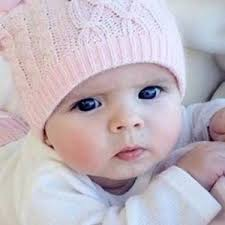
#> input picture NataliOlvera/CSP/images/NataliOlvera/babygirl.jpg, 225 x 225 px
$ python 'eathEyes_other_eye conclusion.py'
#> lines starting #> are read from the running program, lines starting #| are printed output that depends on the picture
'''earthEyes demonstrates PIL.Image.paste()
Unpublished work (c)2013 Project Lead The Way
CSE Activity 1.3.7 PIL API
Version 9/10/2013 '''

import PIL
import matplotlib.pyplot as plt
import os.path

# Open the files in the same directory as the Python script
directory = os.path.dirname(os.path.abspath(__file__))
student_file = os.path.join(directory, 'babygirl.jpg')

# Open and show the student image in a new Figure window
student_img = PIL.Image.open(student_file)
#> student_img is the input picture: PIL image 225x225 RGB; mean R, G, B 193.7, 182.9, 191.7
fig, axes = plt.subplots(1, 2)
axes[0].imshow(student_img, interpolation='none')

# Display student in second axes and set window to the right eye
axes[1].imshow(student_img, interpolation='none')
axes[1].set_xticks(range(1050, 1410, 100))
axes[1].set_xlim(0,250) #coordinates measured in plt, and tried in iPython
axes[1].set_ylim(150, 0)
fig.show()
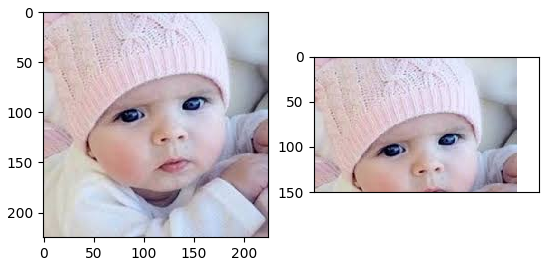
#> figure drawn by matplotlib, 2 panels

# Open, resize, and display earth
earth_file = os.path.join(directory, 'earth.png')
earth_img = PIL.Image.open(earth_file)
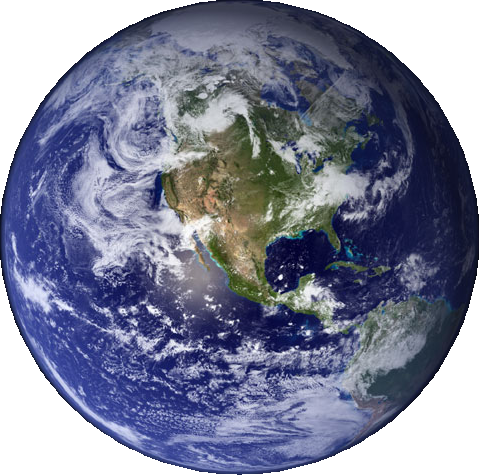
#> input picture NataliOlvera/CSP/images/NataliOlvera/earth.png, 479 x 475 px
#> earth_img is the input picture: PIL image 479x475 RGBA; mean R, G, B, A 70.1, 74.4, 97.4, 200.8
earth_small = earth_img.resize((20, 10)) #eye width and height measured in plt
fig2, axes2 = plt.subplots(1, 2)
axes2[0].imshow(earth_img)
axes2[1].imshow(earth_small)
fig2.show()
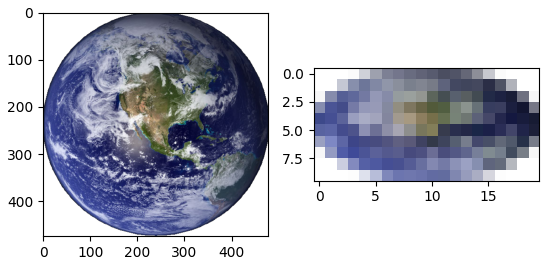
#> figure drawn by matplotlib, 2 panels

# Paste earth into right eye and display
# Uses alpha from mask
student_img.paste(earth_small, (140, 90), mask=earth_small)
# Display
fig3, axes3 = plt.subplots(1, 2)
axes3[0].imshow(student_img, interpolation='none')
axes3[1].imshow(student_img, interpolation='none')
axes3[1].set_xlim(500, 1500)
axes3[1].set_ylim(1130, 850)

student_img.paste(earth_small, (80, 100), mask=earth_small)
# Display
fig3, axes3 = plt.subplots(1, 2)
axes3[0].imshow(student_img, interpolation='none')
axes3[1].imshow(student_img, interpolation='none')
axes3[1].set_xlim(500, 1500)
axes3[1].set_ylim(1130, 850)


fig3.show()
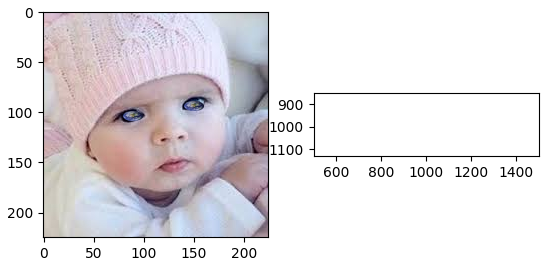
#> figure drawn by matplotlib, 2 panels
